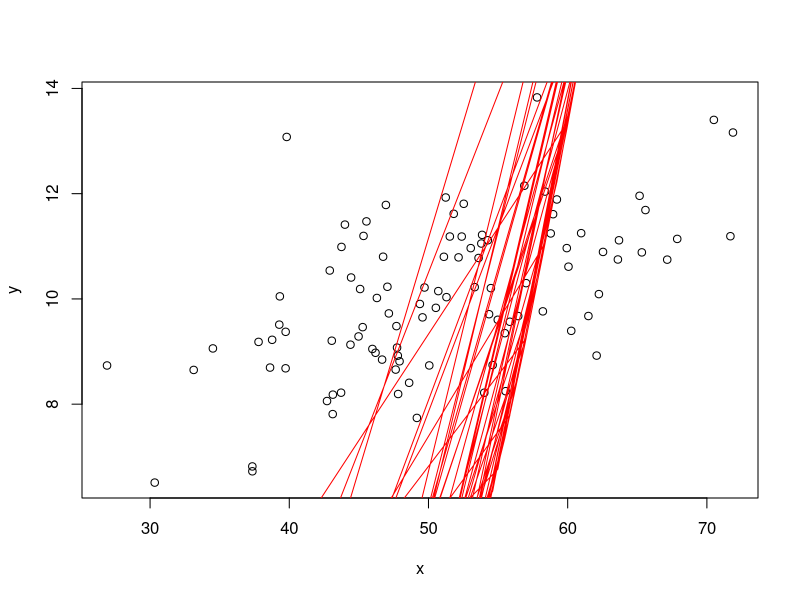
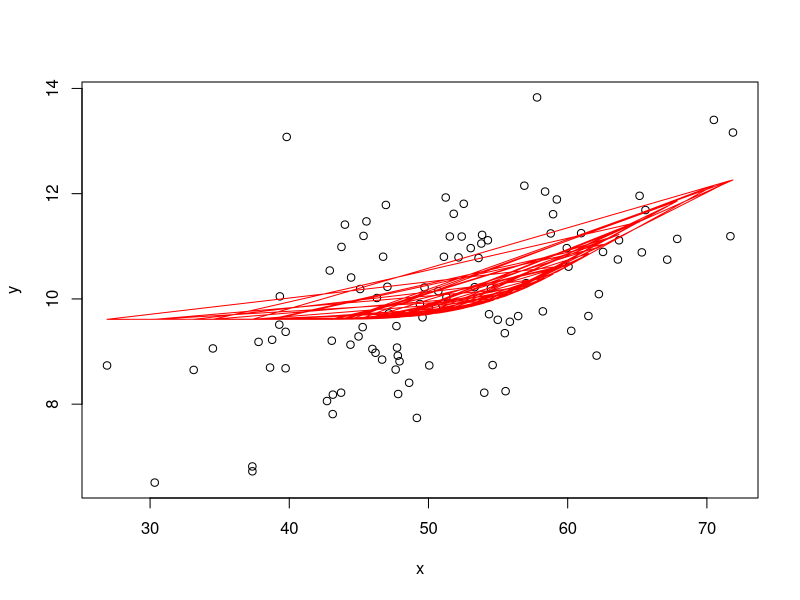
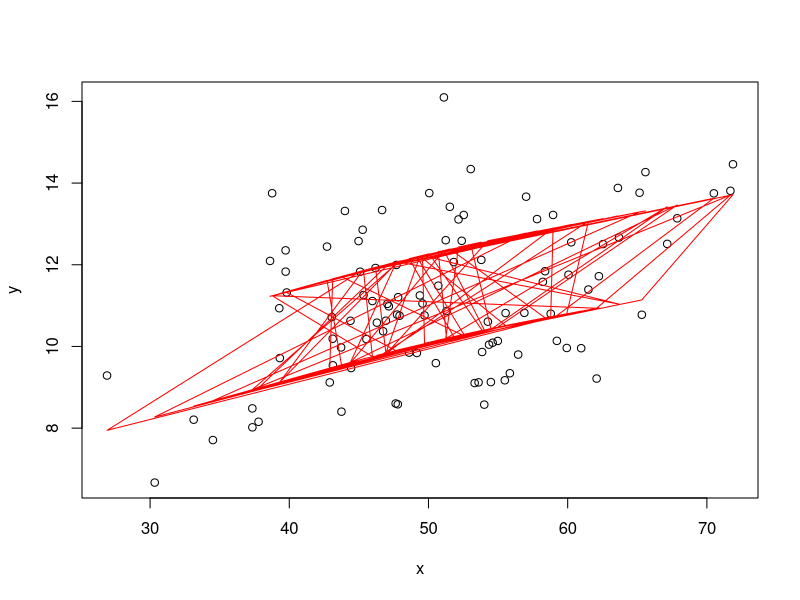

Write R code to recreate these figures, in order.
library(rms)

# Create a sample dataset
set.seed(123)
x <- rnorm(100, mean = 50, sd = 10)
y <- rnorm(100, mean = 5 + 0.1 * x + sin(x), sd = 1)
data <- data.frame(x = x, y = y)

# Create a restricted cubic spline with 3 knots using rcs()
spline <- rcs(x, 3)

# Add the spline to the dataset
data$spline <- spline

# Plot the data and the spline
plot(y ~ x, data = data)
lines(spline, col = "red")



# Create a sample dataset
set.seed(123)
x <- rnorm(100, mean = 50, sd = 10)
y <- rnorm(100, mean = 5 + 0.1 * x + sin(x), sd = 1)
data <- data.frame(x = x, y = y)

# Create three knots evenly spaced along the range of x
knots <- seq(min(x), max(x), length.out = 4)[2:3]

# Create a matrix of cubic spline basis functions for the knots
basis <- outer(x, knots, FUN = function(x, knot) pmax(x - knot, 0)^3)

# Fit a linear regression model using the basis functions
fit <- lm(y ~ basis)

# Predict the values of y using the fitted model
pred <- predict(fit)

# Plot the data and the spline
plot(y ~ x, data = data)
lines(x, pred, col = "red")




library(rms)

# Create a sample dataset
set.seed(123)
x <- rnorm(100, mean = 50, sd = 10)
z <- rbinom(100, size = 1, prob = 0.5)
y <- rnorm(100, mean = 5 + 0.1 * x + 2 * z + sin(x), sd = 1)
data <- data.frame(x = x, z = z, y = y)

# Create a restricted cubic spline with 3 knots interacted with z using rcs()
spline <- rcs(x, 3, interact = "z")

# Add the spline to the dataset
data$spline <- spline

# Fit a linear regression model using the spline and z as predictors
fit <- lm(y ~ spline + z, data = data)

# Predict the values of y using the fitted model
pred <- predict(fit, newdata = data)

# Plot the data and the spline
plot(y ~ x, data = data)
lines(x, pred, col = "red")
